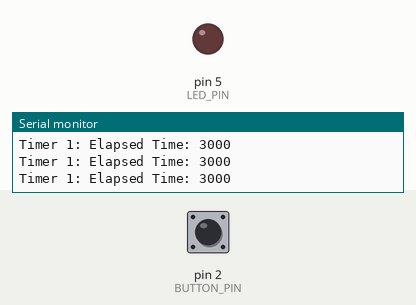
Recording of a sketch running on a simulated Arduino Uno, built with avr-gcc and run on an emulated ATmega328P. Parts: output pins drawn as LEDs (lit = HIGH), the last lines printed to the serial monitor. Inputs (shaded band) come from the test bench; at power-on: pin 2 (BUTTON_PIN) LOW.

Above: at 9.8 s.
9.9 s: pin 2 (BUTTON_PIN) pulled HIGH for 3 s
At 12.7 s:
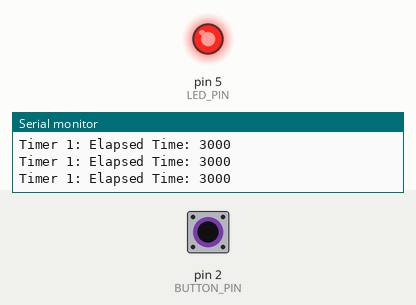
Timing chart, 0 to 16.5 s (numbered marks = the images above; inputs shaded):
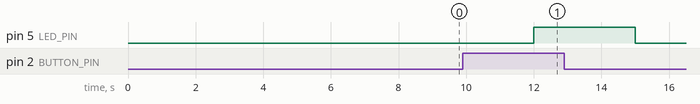

The sketch:

delay.ino
```cpp
// Fix the code so that the LED state changes
// immediately when the button state changes.
// You are not allowed to change the code inside
// the updateLed() and loop() functions.
// Hint:
// https://www.norwegiancreations.com/2017/09/arduino-tutorial-using-millis-instead-of-delay/

const int BUTTON_PIN = 2;
const int LED_PIN = 5;

void setup()
{
    Serial.begin(9600);

    pinMode(BUTTON_PIN, INPUT);
    pinMode(LED_PIN, OUTPUT);
}

void updateTimedTask()
{
    delay(3000);
    Serial.println("Timer 1: Elapsed Time: 3000");
}

void updateLed()
{
    digitalWrite(LED_PIN, digitalRead(BUTTON_PIN));
}

void loop()
{
    updateTimedTask();
    updateLed();
}
```

Measured:
- after the input at 9.9 s, pin 5 (LED_PIN): LOW → HIGH after 2.1 s, → LOW 3.0 s later
